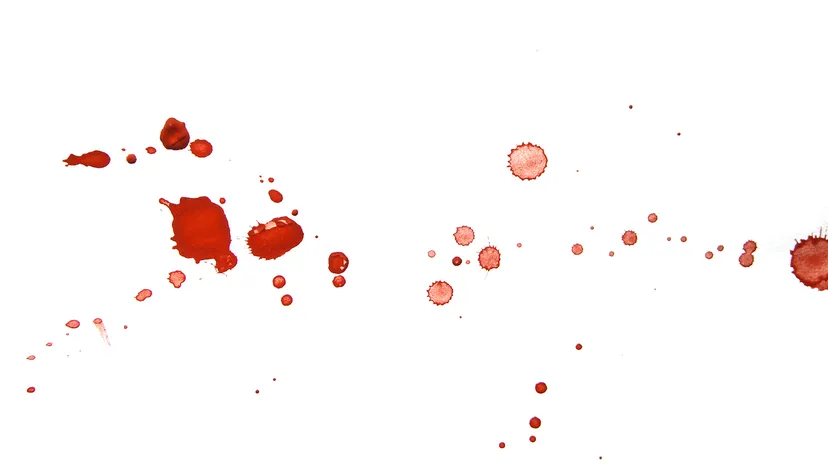
#> input picture blood_splatter.jpg, 828 x 466 px
$ python test.py
#> lines starting #> are read from the running program, lines starting #| are printed output that depends on the picture; after the words box and inside, x2 and y2 are one past the last pixel; in counts of white or black regions, pixels touching at a corner belong together
import cv2
import numpy as np
import math
import pyvista as pv

# Global variables for panning and zooming
zoom_scale = 1.0
pan_offset_x, pan_offset_y = 0, 0
drag_start_x, drag_start_y = -1, -1
dragging = False

# Mouse callback function to handle panning and zooming
def mouse_callback(event, x, y, flags, param):
    global pan_offset_x, pan_offset_y, zoom_scale, drag_start_x, drag_start_y, dragging

    if event == cv2.EVENT_MOUSEWHEEL:  # Zooming with mouse wheel
        zoom_center_x, zoom_center_y = x, y

        if flags > 0:  # Scroll up -> Zoom in
            zoom_scale = min(zoom_scale * 1.1, 10)
        else:  # Scroll down -> Zoom out
            zoom_scale = max(zoom_scale * 0.9, 0.1)

    if event == cv2.EVENT_LBUTTONDOWN:  # Start panning
        drag_start_x, drag_start_y = x, y
        dragging = True

    elif event == cv2.EVENT_MOUSEMOVE:  # Panning
        if dragging:
            pan_offset_x += x - drag_start_x
            pan_offset_y += y - drag_start_y
            drag_start_x, drag_start_y = x, y

    elif event == cv2.EVENT_LBUTTONUP:  # End panning
        dragging = False

# Load the image
image = cv2.imread('blood_splatter.jpg')
#> image is the input picture: shape (466, 828, 3); mean B, G, R 247.3, 248.1, 252.7

# Create copies of the original image for different layers
image_with_satellite_points = image.copy()
image_with_lines = image.copy()
image_original = image.copy()

# Convert to grayscale
gray = cv2.cvtColor(image, cv2.COLOR_BGR2GRAY)
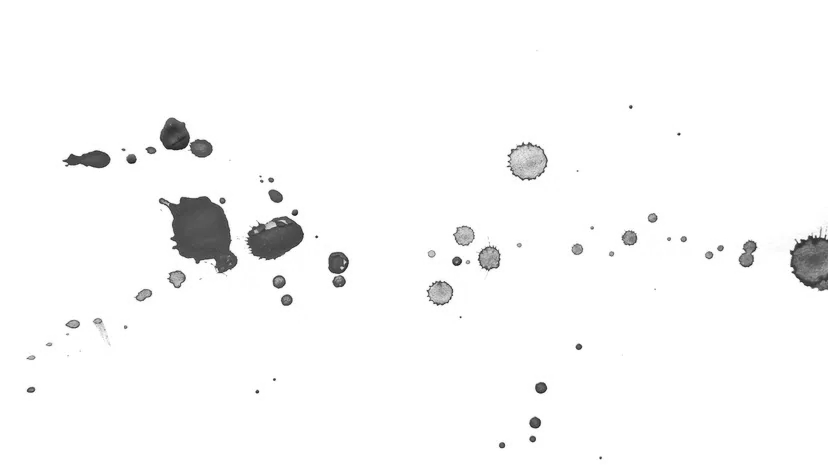
#> gray: shape (466, 828); min 25, max 255, mean 249.4

# Apply Gaussian blur to reduce noise
blurred = cv2.GaussianBlur(gray, (5, 5), 0)

# Threshold the image to separate the blood stains from the background
_, thresh = cv2.threshold(blurred, 50, 255, cv2.THRESH_BINARY_INV + cv2.THRESH_OTSU)
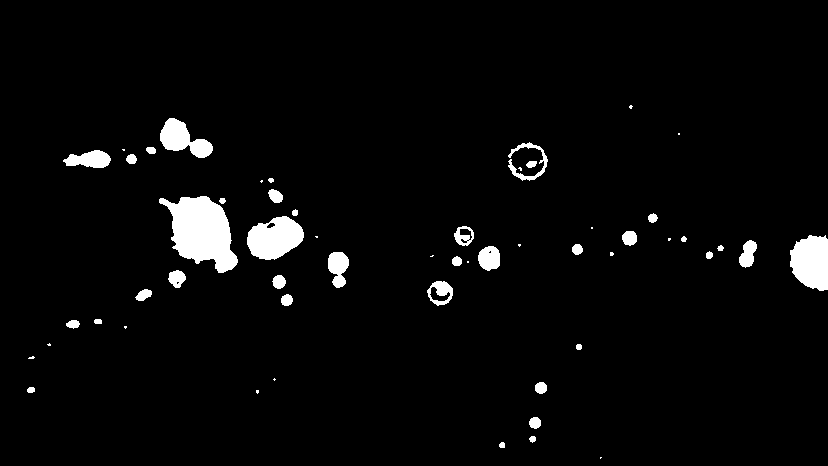
#> thresh: shape (466, 828); 3.4% white; 55 white regions (18 under 20 px)

# Find contours of the bloodstains
contours, _ = cv2.findContours(thresh, cv2.RETR_EXTERNAL, cv2.CHAIN_APPROX_SIMPLE)
#> contours = 55 contours, 20 with area under 20; largest, box (x1, y1, x2, y2) and area: (159, 196, 238, 273) 3505, (247, 216, 304, 260) 1716, (790, 235, 828, 291) 1632, (160, 118, 213, 158) 1036, (63, 150, 111, 168) 534

# Create an empty list to store bloodstain coordinates
bloodstain_2d = []

# Loop over each contour (each detected bloodstain)
for i, cnt in enumerate(contours):
    # Compute the center of the contour using moments
    M = cv2.moments(cnt)
    if M["m00"] != 0:
        cx = int(M["m10"] / M["m00"])
        cy = int(M["m01"] / M["m00"])

        # Store the 2D bloodstain position (assume z = 0 for now)
        bloodstain_2d.append((cx, cy, 0))  # 2D points with z as 0 initially

        # Draw a square (tracker) at the center of each bloodstain (satellite points)
        cv2.rectangle(image_with_satellite_points, (cx-5, cy-5), (cx+5, cy+5), color=(0, 255, 0), thickness=2)
        cv2.rectangle(image_with_lines, (cx-5, cy-5), (cx+5, cy+5), color=(0, 255, 0), thickness=2)

        # Label the stains for easy identification
        cv2.putText(image_with_satellite_points, f"{i+1}", (cx - 10, cy - 10), cv2.FONT_HERSHEY_SIMPLEX, 0.5, (0, 255, 0), 1)
        cv2.putText(image_with_lines, f"{i+1}", (cx - 10, cy - 10), cv2.FONT_HERSHEY_SIMPLEX, 0.5, (0, 255, 0), 1)
#> this loop made 55 passes
#> (cnt, cx, cy) on passes 1, 8, 20, 33, 36, 50, 53: ([[600, 457], [600, 458], [601, 457]], 600, 457), ([[274, 378], [273, 379], [274, 380], [275, 379]], 274, 379), ([[467, 261], [467, 262], [468, 262], [468, 261]], 467, 261), ([[315, 236], [316, 237], [317, 237], [317, 236]], 316, 236), ([[591, 227], [591, 228], [592, 228], [592, 227]], 591, 227), ([[122, 149], [123, 150], [124, 150], [124, 149]], 123, 149), ([[678, 133], [678, 134], [679, 134], [679, 133]], 678, 133)
#> (cx, cy) on passes 2 to 7: (501, 444), (532, 438), (534, 422), (257, 391), (30, 389), (540, 387)
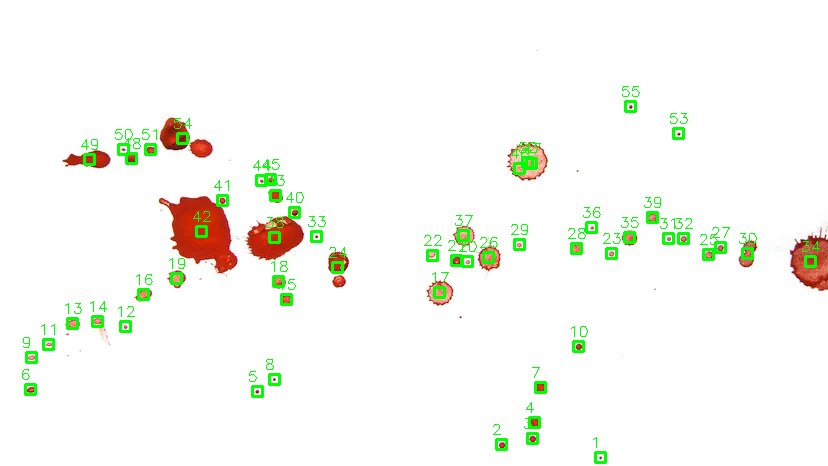
#> image_with_lines: shape (466, 828, 3); 2.22% of pixels changed, all inside (x1, y1, x2, y2) = (22, 86, 820, 464)
#> after the loop, bloodstain_2d = 55 items, first 6: (600, 457, 0), (501, 444, 0), (532, 438, 0), (534, 422, 0), (257, 391, 0), (30, 389, 0)

# Function to apply zoom and pan
def apply_zoom_and_pan(img):
    h, w = img.shape[:2]
#> h = 466; w = 828

    # Calculate new size based on zoom scale
    new_w = int(w * zoom_scale)
#> new_w = 828
    new_h = int(h * zoom_scale)
#> new_h = 466

    # Resize image according to the zoom scale
    zoomed_image = cv2.resize(img, (new_w, new_h))

    # Calculate offsets for panning within image bounds
    max_x_offset = max(0, new_w - w)
#> max_x_offset = 0
    max_y_offset = max(0, new_h - h)
#> max_y_offset = 0
    offset_x = min(max(pan_offset_x, -max_x_offset), max_x_offset)
#> offset_x = 0
    offset_y = min(max(pan_offset_y, -max_y_offset), max_y_offset)
#> offset_y = 0

    # Crop the image based on the panned offset
    return zoomed_image[max(0, offset_y):min(new_h, h + offset_y), max(0, offset_x):min(new_w, w + offset_x)]

# Layer switching
layers = ["Original", "Satellite Points", "Lines"]
layer_images = [image_original, image_with_satellite_points, image_with_lines]
current_layer_index = 0

# Create a window for toggling layers
cv2.namedWindow('Blood Splatter Analysis')

# Set mouse callback for panning and zooming
cv2.setMouseCallback('Blood Splatter Analysis', mouse_callback)

while True:
    # Get the current layer image and apply zoom and pan
    zoomed_image = apply_zoom_and_pan(layer_images[current_layer_index])

    # Display the current layer image
    cv2.imshow('Blood Splatter Analysis', zoomed_image)

    key = cv2.waitKey(10)
#> (key Esc is pressed here)

    # Exit on ESC key
    if key == 27:
        break
    # Toggle layer with spacebar
    elif key == ord(' '):
        current_layer_index = (current_layer_index + 1) % len(layers)

cv2.destroyAllWindows()

# ----- Part 2: 3D Visualization using PyVista -----

# Now start the 3D plotting after the 2D window closes

# Convert 2D data (with z=0) to a NumPy array for PyVista
bloodstains = np.array(bloodstain_2d)
#> bloodstains = 55 rows, first 8: [600, 457, 0], [501, 444, 0], [532, 438, 0], [534, 422, 0], [257, 391, 0], [30, 389, 0], [540, 387, 0], [274, 379, 0]

# Example point of convergence (replace with calculated point of origin)
convergence_point = np.array([0.5, 0.5, 0.5])  # Dummy example

# Create a PyVista plotter object
#> (the run stopped early here; a loop or call above may not have finished)
